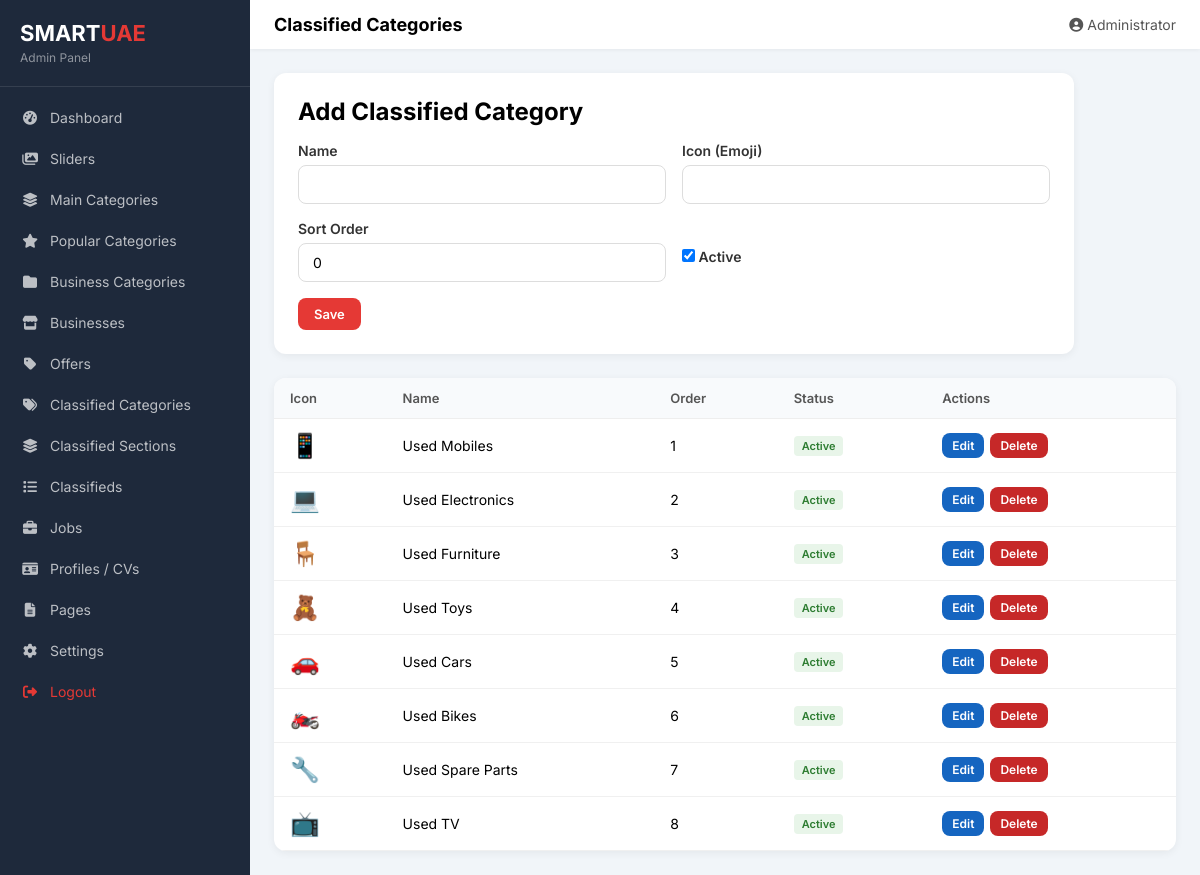
/admin/classified_categories.php (signed in), run on the app's committed database.
### tables this page shows
CREATE TABLE classified_categories (
    id INT AUTO_INCREMENT PRIMARY KEY,
    name VARCHAR(100) NOT NULL,
    icon VARCHAR(100),
    sort_order INT DEFAULT 0,
    is_active TINYINT(1) DEFAULT 1
);

### includes/config.php (called while the page is built, shortened)
<?php
function e($str) {
    return htmlspecialchars($str ?? '', ENT_QUOTES, 'UTF-8');
}

### admin/classified_categories.php (the view, shortened to what this page needs)
<?php
require_once __DIR__ . '/../includes/config.php';
$db = getDB();
$editItem = null;
$items = $db->query("SELECT * FROM classified_categories ORDER BY sort_order")->fetchAll();
include __DIR__ . '/includes/header.php';
?>
<div class="admin-form" style="margin-bottom: 24px;">
    <h2 style="margin-bottom: 16px;"><?= $editItem ? 'Edit' : 'Add' ?> Classified Category</h2>
    <form method="POST">
        <div class="form-row">
            <div class="form-group"><label>Name</label><input type="text" name="name" value="<?= e($editItem['name'] ?? '') ?>" required></div>
            <div class="form-group"><label>Icon (Emoji)</label><input type="text" name="icon" value="<?= e($editItem['icon'] ?? '') ?>" required></div>
        </div>
        <div class="form-row">
            <div class="form-group"><label>Sort Order</label><input type="number" name="sort_order" value="<?= e($editItem['sort_order'] ?? '0') ?>"></div>
            <div class="form-group"><label class="form-check" style="margin-top:28px;"><input type="checkbox" name="is_active" <?= ($editItem['is_active'] ?? 1) ? 'checked' : '' ?>> Active</label></div>
        </div>
        <button type="submit" class="btn btn-primary">Save</button>
    </form>
</div>
<div class="admin-table-wrap">
    <table class="admin-table">
        <thead><tr><th>Icon</th><th>Name</th><th>Order</th><th>Status</th><th>Actions</th></tr></thead>
        <tbody>
            <?php foreach ($items as $item): ?>
            <tr>
                <td style="font-size:24px;"><?= $item['icon'] ?></td>
                <td><?= e($item['name']) ?></td>
                <td><?= $item['sort_order'] ?></td>
                <td><span class="badge <?= $item['is_active'] ? 'badge-active' : 'badge-inactive' ?>"><?= $item['is_active'] ? 'Active' : 'Inactive' ?></span></td>
                <td><div class="btn-group"><a href="?edit=<?= $item['id'] ?>" class="btn btn-info btn-sm">Edit</a><a href="?delete=<?= $item['id'] ?>" class="btn btn-delete btn-sm">Delete</a></div></td>
            </tr>
            <?php endforeach; ?>
        </tbody>
    </table>
</div>
<?php include __DIR__ . '/includes/footer.php'; ?>

### admin/includes/admin.css (style rules this page uses)
:root { --admin-primary: #E53935; --admin-dark: #1a1a2e; --admin-sidebar: #1e293b; --admin-bg: #f1f5f9; }
* { margin: 0; padding: 0; box-sizing: border-box; }
body { font-family: 'Inter', sans-serif; background: var(--admin-bg); display: flex; min-height: 100vh; }
.admin-table-wrap { background: #fff; border-radius: 12px; box-shadow: 0 2px 8px rgba(0,0,0,0.06); overflow: hidden; }
table.admin-table { width: 100%; border-collapse: collapse; }
table.admin-table th { background: #f8fafc; padding: 12px 16px; text-align: left; font-size: 13px; font-weight: 600; color: #555; border-bottom: 1px solid #eee; }
table.admin-table td { padding: 12px 16px; font-size: 14px; border-bottom: 1px solid #f0f0f0; vertical-align: middle; }
.btn { display: inline-block; padding: 8px 16px; border-radius: 8px; font-size: 13px; font-weight: 600; text-decoration: none; cursor: pointer; border: none; font-family: inherit; transition: opacity 0.2s; }
.btn-primary { background: var(--admin-primary); color: #fff; }
.btn-info { background: #1565C0; color: #fff; }
.btn-danger, .btn-delete { background: #C62828; color: #fff; }
.btn-sm { padding: 5px 10px; font-size: 12px; }
.btn-group { display: flex; gap: 6px; }
.admin-form { background: #fff; border-radius: 12px; padding: 24px; box-shadow: 0 2px 8px rgba(0,0,0,0.06); max-width: 800px; }
.form-group { margin-bottom: 16px; }
.form-group label { display: block; font-size: 14px; font-weight: 600; margin-bottom: 6px; color: #333; }
.form-group input, .form-group select, .form-group textarea { width: 100%; padding: 10px 14px; border: 1px solid #ddd; border-radius: 8px; font-size: 14px; font-family: inherit; }
.form-row { display: grid; grid-template-columns: 1fr 1fr; gap: 16px; }
.form-check { display: flex; align-items: center; gap: 8px; }
.form-check input { width: auto; }
.badge { display: inline-block; padding: 3px 8px; border-radius: 4px; font-size: 11px; font-weight: 600; }
.badge-active { background: #E8F5E9; color: #2E7D32; }

### data on the page
classified_categories: icon "📱", name "Used Mobiles", sort_order "1", is_active "Active"
classified_categories: icon "💻", name "Used Electronics", sort_order "2", is_active "Active"
classified_categories: icon "🪑", name "Used Furniture", sort_order "3", is_active "Active"
classified_categories: icon "🧸", name "Used Toys", sort_order "4", is_active "Active"
classified_categories: icon "🚗", name "Used Cars", sort_order "5", is_active "Active"
classified_categories: icon "🏍️", name "Used Bikes", sort_order "6", is_active "Active"
classified_categories: icon "🔧", name "Used Spare Parts", sort_order "7", is_active "Active"
classified_categories: icon "📺", name "Used TV", sort_order "8", is_active "Active"

### other printed values
$pageTitle "Classified Categories"
$_SESSION['admin_name'] "Administrator"
